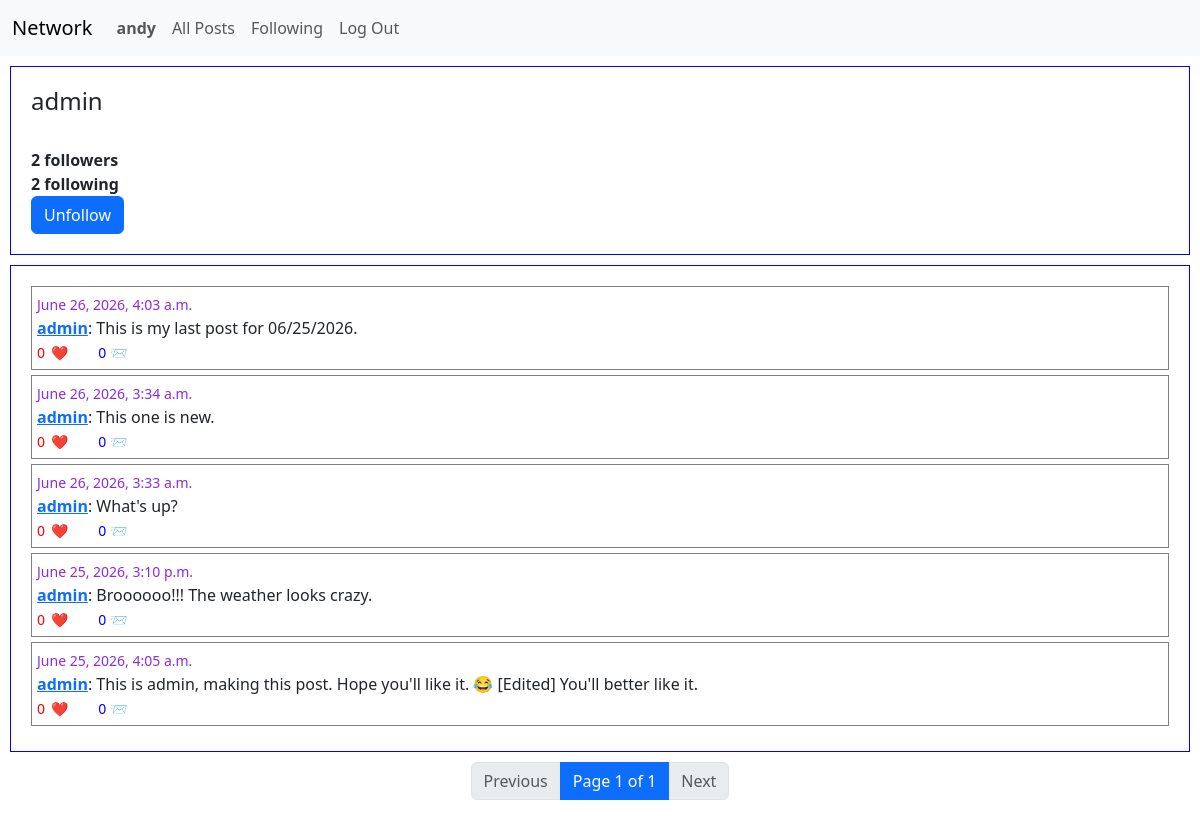
Screenshot of /profile/admin (signed in) with the database file from the repository.
### network/models.py (models this page shows, shortened)
class User(AbstractUser):
    following = models.ManyToManyField("self", symmetrical=False, blank=True, related_name="followers")
    pass

class Post(models.Model):
    user = models.ForeignKey(User, on_delete=models.CASCADE, related_name="posts")
    content = models.TextField()
    timestamp = models.DateTimeField(auto_now_add=True)

### network/views.py (the view)
# urls.py: path("profile/<path:username>", views.profile, name="profile"),
@login_required
def profile(request, username):
    user = User.objects.get(username=username)
    posts = Post.objects.filter(user=user).order_by("-timestamp")
    paginator = Paginator(posts, 10)
    pageNumber = request.GET.get('page', 1)
    pageObject = paginator.get_page(pageNumber)
    if(request.user in user.followers.all()):
        followButtonNeeded = "Unfollow"
    else:
        followButtonNeeded = "Follow"
    return render(request, "network/profile.html", {
        "posts":pageObject,
        "following":user.following.all().count(),
        "followers": user.followers.all().count(),
        "username": username,
        "followButtonNeeded": (request.user.username != username),
        "followButtonValue": followButtonNeeded,
    })

### network/templates/network/profile.html (shortened to what this page needs)
{% extends "network/layout.html" %}
{% load static %}
{% block body %}
    <div class="posts-container">
        <strong>
            <h4>{{username}}</h4> <br>
            <span id="followers">{{followers}}</span> followers <br>
            <span id="following">{{following}}</span> following <br>
            {% if followButtonNeeded %}
                <button id="followButton" class="btn btn-primary" data-username="{{username}}">{{followButtonValue}}</button>
            {% endif %}
        </strong>
    </div>
    <div id="posts-container" class="posts-container" >
        {% for post in posts %}
            <div class="individual-post">
                <small style="color:blueviolet;">{{post.timestamp}}</small><br>
                <strong><a href="{% url 'profile' post.user.username %}">{{post.user.username}}</a></strong>: <span class="post-content">{{post.content}}</span><br>
                <small style="color:red;"><span class="likescount">{{post.likes.count}}</span><button data-id="{{post.id}}" class="likebutton">❤️</button></small>
                <small style="color:blue;">{{post.comments.count}} 📨</small>
            </div>
        {% empty %}
            <strong> No posts yet!!! </strong>
        {% endfor %}
    </div>
    <nav aria-label="Page navigation">
        <ul class="pagination justify-content-center">
            {% if posts.has_previous %}
                <li class="page-item">
                    <a class="page-link" href="?page={{ posts.previous_page_number }}">Previous</a>
                </li>
            {% else %}
                <li class="page-item disabled">
                    <span class="page-link">Previous</span>
                </li>
            {% endif %}
            <li class="page-item active" aria-current="page">
                <span class="page-link">
                    Page {{ posts.number }} of {{ posts.paginator.num_pages }}
                </span>
            </li>
            {% if posts.has_next %}
                <li class="page-item">
                    <a class="page-link" href="?page={{ posts.next_page_number }}">Next</a>
                </li>
            {% else %}
                <li class="page-item disabled">
                    <span class="page-link">Next</span>
                </li>
            {% endif %}
        </ul>
    </nav>
{% endblock %}

### network/templates/network/layout.html (shortened to what this page needs)
{% load static %}
<!DOCTYPE html>
<html lang="en">
    <head>
        <link href="https://cdn.jsdelivr.net/npm/bootstrap@5.3.3/dist/css/bootstrap.min.css" rel="stylesheet">
        <link href="{% static 'network/styles.css' %}" rel="stylesheet">
    </head>
    <body>
        <nav class="navbar navbar-expand-lg bg-light">
            <div class="container-fluid"> <a class="navbar-brand" href="{% url 'index' %}">Network</a>
                <div class="collapse navbar-collapse" id="navbarNav">
                    <ul class="navbar-nav me-auto mb-2 mb-lg-0">
                        {% if user.is_authenticated %}
                            <li class="nav-item">
                                <a class="nav-link" href="{% url 'profile' user.username %}"><strong>{{ user.username }}</strong></a>
                            </li>
                        {% endif %}
                        <li class="nav-item">
                            <a class="nav-link" href="{% url 'index' %}">All Posts</a>
                        </li>
                        {% if user.is_authenticated %}
                            <li class="nav-item">
                                <a class="nav-link" href="{% url 'following' %}">Following</a>
                            </li>
                            <li class="nav-item">
                                <a class="nav-link" href="{% url 'logout' %}">Log Out</a>
                            </li>
                        {% endif %}
                    </ul>
                </div>
            </div>
        </nav>
        <div class="body">
            {% block body %}
            {% endblock %}
        </div>
    </body>
</html>

### network/static/network/styles.css (style rules this page uses)
.posts-container { height:auto; width: auto; border: 1px solid blue; margin: 10px; padding: 20px; margin-right: 10px; }
.individual-post { border: 1px solid gray; margin-bottom: 5px; padding: 5px; }
.likebutton { border:none; background-color: transparent; }

### rows the page displays
User: username "andy"
User: username "admin"
Post: timestamp "June 26, 2026, 4:03 a.m.", user.username "admin", content "This is my last post for 06/25/2026.", likes.count "0", comments.count "0"
Post: timestamp "June 26, 2026, 3:34 a.m.", user.username "admin", content "This one is new.", likes.count "0", comments.count "0"
Post: timestamp "June 26, 2026, 3:33 a.m.", user.username "admin", content "What's up?", likes.count "0", comments.count "0"
Post: timestamp "June 25, 2026, 3:10 p.m.", user.username "admin", content "Broooooo!!! The weather looks crazy.", likes.count "0", comments.count "0"
Post: timestamp "June 25, 2026, 4:05 a.m.", user.username "admin", content "This is admin, making this post. Hope you'll like it. 😂 [Edited] You'll better like it.", likes.count "0", comments.count "0"

### other values shown
{{ followers }} "2"
{{ following }} "2"
{{ followButtonValue }} "Unfollow"
{{ posts.number }} "1"
{{ posts.paginator.num_pages }} "1"
